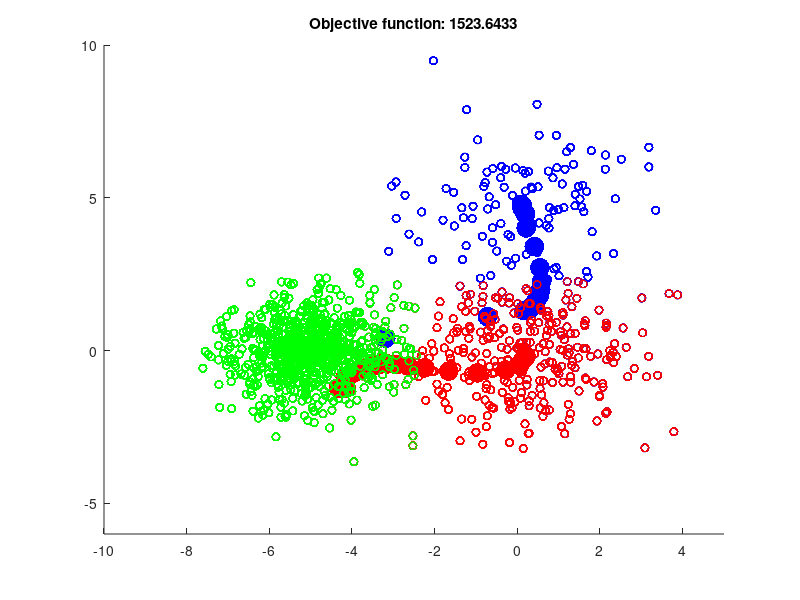

MATLAB code for this plot: (Note: this script raises an error after producing the figure.)
% This is a MATLAB script for the
% CLPS1291 lab on clustering

% Other m-files required: none
% Subfunctions: none
% MAT-files required: none
% Author: Thomas Serre
% Brown University
% CLPS Department
% email: Thomas_Serre@Brown.edu
% Website: http://serre-lab.clps.brown.edu
% February 2014;

%%%%%%%%%%%%%%%%%%%%%%%%%%%%%%%%%%%%%%%%%%%%%%%%%%%%%%%%%%%%%
%% FIRST PLEASE DOWNLOAD DATA AT                           %%
%% https://www.dropbox.com/s/7xp2h2kzle24vck/Archive.zip   %%
%%%%%%%%%%%%%%%%%%%%%%%%%%%%%%%%%%%%%%%%%%%%%%%%%%%%%%%%%%%%%

%% Segmentation example
d = dir('../Data/images/*.tif');
k = 2; % The k of kmeans
close all

for ii = 1:length(d)
    
    img = double(imresize(imread(['../Data/images/' d(ii).name]), .1));
    siz = size(img);
    
    figure(ii)
    subplot(2,2,1)
    imagesc(img)
    axis off; axis square;
        
    % Reshape your image so that individual (R,G,B) pixel
    % intensities are treated as samples when you call kmeans and
    % run kmeans on your image
    
    % A = reshape();

    [ind, C] = kmeans(A, k);
    
    % Plot a random subset of pixels together with the cluster
    % centers and the sample mean -- use plot3
    
    %     I = randperm();
    %     A = ;
    
    subplot(2,2,3)
    %     plot3( ,'.');
    hold on;
    %     plot3( , 'p', 'MarkerEdgeColor','r', ...
    %         'MarkerFaceColor', 'r' , 'MarkerSize', 12);
    
    m = mean(A);
    %     plot3( ,'o', 'MarkerEdgeColor','g', ...
    %         'MarkerFaceColor', 'g' , 'MarkerSize',12);
    hold off;
    
    xlabel('red');
    ylabel('green');
    zlabel('blue');
    
    % Show an image corresponding to the cluster assignment
    subplot(2,2,2)
    %     imagesc( );
    colorbar;
    axis off; axis square;
end


%% Additional excercise 2: Create a funtion called segment_image
% which takes as input an image and returns prototypes and
% segments for that image

%%%%%%%%%%%%%%%%%%%%%%%%%%%%%%%%%%%%%%%%%%%%%%%%%%%%%%%%%%%%%%%%%%%%%%%%%%
%% K-means demo

close all;
clear all;

K  = 3; %% K for k-means

col = [1 0 0; 0 1 0; 0 0 1; 1 1 0; 1 0 1; 0 1 1];

dim     = 2;
%%init
dist    = zeros(1,K);
maxerr  = 0;
m       = 1;

clus_size = [300 100 700];
my_var    = [2 2 1];
my_sdev   = sqrt(my_var);


cluster1 = my_sdev(1)*randn(clus_size(1),dim) + kron(ones(clus_size(1),1),[0,0]);
cluster2 = my_sdev(2)*randn(clus_size(2),dim) + kron(ones(clus_size(2),1),[0,5]);
cluster3 = my_sdev(3)*randn(clus_size(3),dim) + kron(ones(clus_size(3),1),[-5,0]);

% Build data matrix with corresponding labels lab
X    = [cluster1 ; cluster2 ; cluster3];
lab  = [ones(size(cluster1,1),1); ...
    2*ones(size(cluster2,1),1); 3*ones(size(cluster3,1),1)];

[Ndata, dims] = size(X);

figure
scatter(X(:,1),X(:,2), 30, [0 0 0]);
axis([-10 5 -6 10]);
hold on;

% Initial prototype assignment (arbitrary)
ind = randperm(size(X,1));
for i=1:K-1
    means(i,:) = X(ind(i),:);
end
means(K,:) = mean(X(K:Ndata,:));

cmp = 1 + maxerr;
while (cmp > maxerr)
    
    class  = zeros(K,dims);
    Nclass = zeros(K,1);
    myind  = [];
    
    scatter(means(:,1), means(:,2), 200, col(1:K,:), 'fill' );
    
    pause(.5);
    
    % Groups each elements to the nearest prototype
    for ii = 1:Ndata
        for jj = 1:K
            % Euclidean distance from data to each prototype
            dist(jj) = norm(X(ii,:)-means(jj,:))^2;
        end
        % Find indices of minimum distance
        index_min = find(~(dist-min(dist)));
        
        % If there are multiple min distances, decide randomly
        index_min          = index_min(ceil(length(index_min)*rand));
        class(index_min,:) = class(index_min,:) + X(ii,:);
        Nclass(index_min)  = Nclass(index_min) + 1;
        myind              = [myind index_min];
    end
    
    err = 0;
    for ii = 1:K
        class(ii,:) = class(ii,:) / Nclass(ii);
        ind         = find(myind==ii);
        
        scatter(X(ind,1),X(ind,2), 30, repmat(col(ii,:), length(ind),1));
        
        err = err+sum(sqrt(sum((X(ind,:)-repmat(class(ii,:),length(ind),1)).^2,2)));
    end
    
    title(['Objective function: ' num2str(err)])
    pause(.5);
    
    % Compare results with previous iteration
    cmp = 0;
    for ii = 1:K
        cmp = norm(class(ii,:)-means(ii,:));
    end
    
    % Prototype update
    means = class;
end

Nmeans = Nclass;



%% Kmeans on digits
clc;
clear all;
close all;

% Load data
load ../Data/mnist_all

% Here you can play with different digits train0 -- train9
A   = cat(1, train0, train1, train2, train3, train4, train5, ...
    train6, train7, train8, train9);
A   = double(A)/255;
lab = cat(1, 0*ones(size(train0,1),1), 1*ones(size(train1,1),1), ...
    2*ones(size(train2,1),1), 3*ones(size(train3,1),1), ...
    4*ones(size(train4,1),1), 5*ones(size(train5,1),1), ...
    6*ones(size(train6,1),1), 7*ones(size(train7,1),1), ...
    8*ones(size(train8,1),1), 9*ones(size(train9,1),1));
    
% A   = double(train8)/255;

I   = randperm(size(A,1));
A   = A(I(1:1000),:);
lab = lab(I(1:1000));
siz = sqrt(size(A,2));

% run kmeans    
k = 10; % The k of kmeans

[ind, C, sumD, D] = kmeans(A, k);  % try help on kmeans, try different distance/similarity 
                                   % measures to see how they impact your results
                                                                
% Visualize the prototypes using subplots or montage
% Vary k and comment.
figure(1);
m1 = ceil(sqrt(k));
m2 = ceil(k/m1);

for ii = 1:k
    subplot(m1,m2,ii), imshow(reshape(C(ii,:), siz, siz)');
end


%% Vector quantization -- Think of coding individual digits with
% one of your learned prototypes

figure(2)
n = 24;

for ii = 1:n
    m = ceil(sqrt(3*n));
    % Below show inidviudal digits
    subplot(m, m, 3*(ii-1)+1), imshow(reshape(A(ii,:), [siz siz])');
    axis off; axis square; colormap gray;  title('Digit');
    % Below show the closest prototype
    subplot(m, m, 3*(ii-1)+2), imshow(reshape(C(ind(ii),:), [siz siz])');
    axis off; axis square; colormap gray; title(['Proto. ' num2str(ind(ii))]);
    % Below show the reconstruction error (the image difference
    % between the sample and the closest prototype
    subplot(m, m, 3*(ii-1)+3), imshow(reshape(A(ii,:)-C(ind(ii),:), [siz siz])');
    axis off; axis square; colormap gray; title(['Error: ' num2str(D(ii,ind(ii)))]);
end

suptitle([num2str(k) ' clusters (' num2str(mean(min(D,[],2))) ')']);
